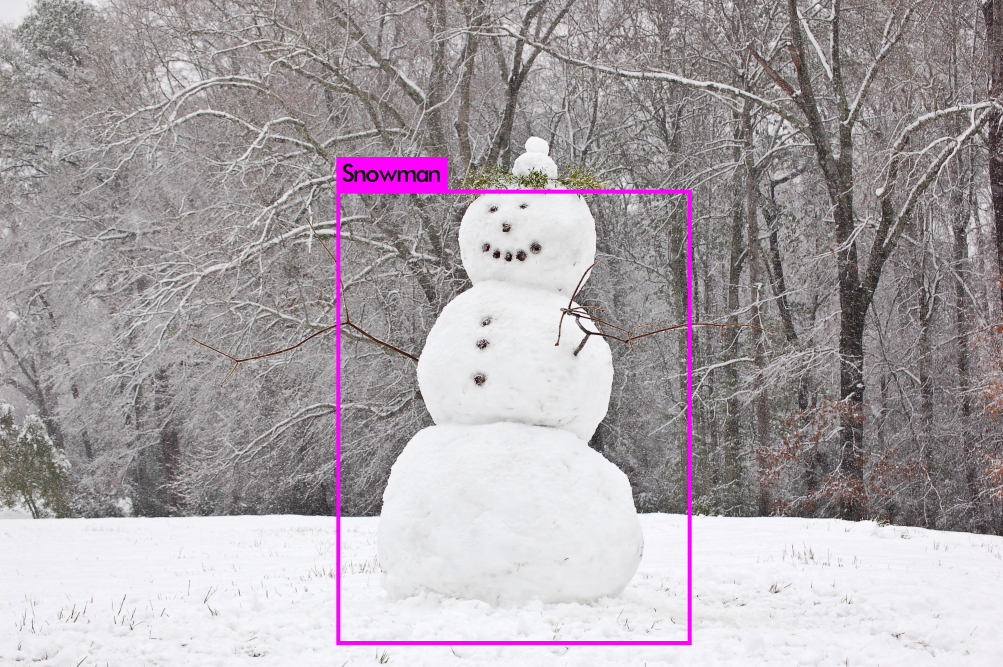
#> input picture yolov3_darknet_snowman/darknet/predictions.jpg, 3008 x 2000 px (shown at 1/3 size)
$ jupyter execute --allow-errors 'YOLOv3 simple.ipynb'   (shell and % lines are left out)
#> lines starting #> are read from the running program, lines starting #| are printed output that depends on the picture
# Run YOLO V3 on Colab for images/videos
<br>

[cell 1]
# We will be using a forked version of Darknet which
# allows us to suppress the display from OpenCV, when running
# object detection on videos

[cell 2]
%cd darknet

[cell 3]
#Installing CUDA pre-requisites

[cell 4]
#Installing CUDA

# If there is an issue installing CUDA,
# try installing cuda-visual-tools again
# Comment the earlier command to install cuda
# Uncomment and run the below command

#!apt --fix-broken install cuda-visual-tools-8-0 -y

[cell 5]
import os
os.environ['PATH'] += ':/usr/local/cuda/bin'

[cell 6]
#Installing compilers

[cell 7]
import os
os.environ['PATH'] += ':/usr/local/cuda/bin'

[cell 8]
#Changing the variables to include OpenCV and GPU in the Makefile
#!sed -i 's/CUDNN=0/CUDNN=1/g' Makefile

[cell 9]
# And this is how our Makefile looks now
# Check if OPENCV = 1 and GPU = 1

[cell 10]
# Apparently we need to install this so that OpenCV can work without any issues
# when we are making the file

[cell 11]
#Running make!

[cell 12]
# Downloading YOLO weights

[cell 13]
# Let's see if it can detect object without any issues.
# Here is an example from YOLO

[cell 14]
#The DOG, The TRUCK and The Bicycle!
import cv2
import matplotlib.pyplot as plt

image = cv2.imread("predictions.jpg")
#> image is the input picture: shape (2000, 3008, 3); mean B, G, R 167.3, 163.2, 170.1
height, width = image.shape[:2]
#> height = 2000; width = 3008
resized_image = cv2.resize(image,(3*width, 3*height), interpolation = cv2.INTER_CUBIC)

fig = plt.gcf()
fig.set_size_inches(18, 10)
plt.axis("off")
#plt.rcParams['figure.figsize'] = [10, 5]
plt.imshow(cv2.cvtColor(resized_image, cv2.COLOR_BGR2RGB))
plt.show()
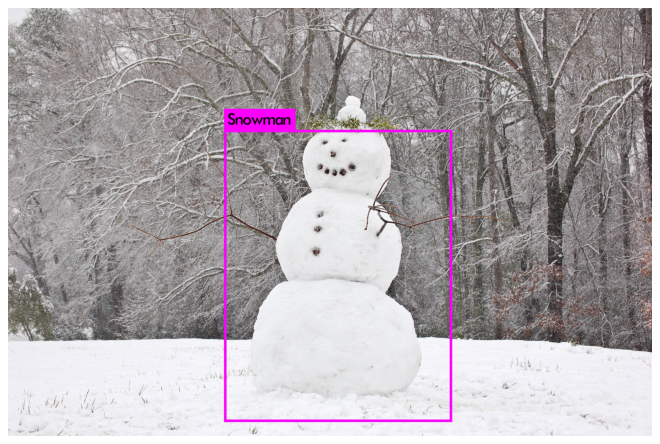
#> figure drawn by matplotlib, 1 panel

[cell 15]
# Upload the video you want to use for object detection
# Please use a filename without spaces like test.mp4 etc.
%cd darknet
%cd data
from google.colab import files
uploaded = files.upload()
#> the answer given: predictions.jpg
for name, data in uploaded.items():
  with open(name, 'wb') as f:
    f.write(data)
    print ('saved file', name)
